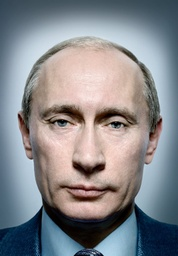
#> input picture src/putain.jpg, 178 x 256 px, shrunk from 833 x 1200 before the run
$ python main.py putain.jpg 5 5 1.0 test.jpg
#> lines starting #> are read from the running program, lines starting #| are printed output that depends on the picture
import sys
import os
import numpy as np
import re

from PIL import Image
from random import randint

max_tree_depth = 0
color_depth = 0
variance_max = 0
output = []
variance_file = ''

class QNode:
    def __init__(self, isLeaf, parent):
        self.parent = parent
        self.isLeaf = isLeaf
        self.NW = None
        self.NE = None
        self.SE = None
        self.SW = None
        self.lvl = None

def create_tree(arr, node, current_depth):

    # print(arr)
    global color_depth
    global max_tree_depth
    global output
    global variance_file
    height = arr.shape[0]
    width = arr.shape[1]
    if width > height:
        aux = height
        height = width
        width = aux

    if height > 1 and width > 1:

        half_height = int(height/2)
        half_width = int(width/2)
        arrNW = arr[0:half_width, 0:half_height]
        # print(arrNW)
        NW_avg_lvl = int(np.average(arrNW)*color_depth)
        NW_var = np.var(arrNW)

        arrSW = arr[half_width:width, 0:half_height]
        # print(arrSW)
        SW_avg_lvl = int(np.average(arrSW)*color_depth)
        SW_var = np.var(arrSW)

        arrSE = arr[half_width:width, half_height:height]
        # print(arrSE)
        SE_avg_lvl = int(np.average(arrSE) * color_depth)
        SE_var = np.var(arrSE)

        arrNE = arr[0:half_width, half_height:height]
        # print(arrNE)
        NE_avg_lvl = int(np.average(arrNE) * color_depth)
        NE_var = np.var(arrNE)
        variance_file.write(str(NW_var) + " - " + str(NE_var) + " - " + str(SE_var) + " - " + str(SW_var) + "\n")
        if current_depth < max_tree_depth:
            current_depth += 1

            if NW_var >= variance_max and current_depth < max_tree_depth:
                if arrNW.shape[0] > 1 and arrNW.shape[1] > 1:
                    node.NW = QNode(False, node)
                    output.append("NW [")
                    create_tree(arrNW, node.NW, current_depth)
                    output.append("]")
                else:
                    output.append("NW " + str(NW_avg_lvl))
            else:
                node.NW = QNode(True, node)
                output.append("NW " + str(NW_avg_lvl))
                node.NW.lvl = NW_avg_lvl

            if NE_var >= variance_max and current_depth < max_tree_depth:
                if arrNE.shape[0] > 1 and arrNE.shape[1] > 1:
                    node.NE = QNode(False, node)
                    output.append("NE [")
                    create_tree(arrNE, node.NE, current_depth)
                    output.append("]")
                else:
                    output.append("NE " + str(NE_avg_lvl))
            else:
                node.NE = QNode(True, node)
                output.append("NE " + str(NE_avg_lvl))
                node.NE.lvl = NE_avg_lvl

            if SE_var >= variance_max and current_depth < max_tree_depth:
                if arrSE.shape[0] > 1 and arrSE.shape[1] > 1:
                    node.SE = QNode(False, node)
                    output.append("SE [")
                    create_tree(arrSE, node.SE, current_depth)
                    output.append("]")
                else:
                    output.append("SE " + str(SE_avg_lvl))
            else:
                node.SE = QNode(True, node)
                output.append("SE " + str(SE_avg_lvl))
                node.SE.lvl = SE_avg_lvl

            if SW_var >= variance_max and current_depth < max_tree_depth:
                if arrSW.shape[0] > 1 and arrSW.shape[1] > 1:
                    node.SW = QNode(False, node)
                    output.append("SW [")
                    create_tree(arrSW, node.SW, current_depth)
                    output.append("]")
                else:
                    output.append("SW " + str(SW_avg_lvl))
            else:
                node.SW = QNode(True, node)
                output.append("SW " + str(SW_avg_lvl))
                node.SW.lvl = SW_avg_lvl

        else:
            node.isLeaf = True
            node.lvl = int(np.average(arr)*color_depth)
            output.append(str(node.lvl))

    else:
        node.isLeaf = True
        node.lvl = int(np.average(arr) * color_depth)
        output.append(str(node.lvl))

def rgb_to_cmyk(arr):
    r = arr[0]
    g = arr[1]
    b = arr[2]
    if (r == 0) and (g == 0) and (b == 0):
        return [0, 0, 0, 1]
    c = 1 - r / 255.
    m = 1 - g / 255.
    y = 1 - b / 255.

    min_cmy = min(c, m, y)
    c = (c - min_cmy) / (1 - min_cmy)
    m = (m - min_cmy) / (1 - min_cmy)
    y = (y - min_cmy) / (1 - min_cmy)
    k = min_cmy

    return [c, m, y, k]


def create_lists():
    out_lst = []
    aux = []
    global color_depth
    for i in range(1, color_depth):
        # print(i)
        del(aux[:])
        # print(aux)
        aux.append("Color Number: " + str(i))
        # print(aux)
        aux.append("----------")
        # print(len(output))
        for line in output:
            # print(line)
            if re.search("\[", re.escape(line)):
                s = line
                aux.append(s)
            elif re.search("\]", line):
                # [4 lines of commented-out code are left out]
                    aux.append(line)
                    # print(aux[-1], "Added")
            else:
                x = [int(s) for s in line.split() if s.isdigit()]
                x = x[0]
                if x >= i:
                    # print(x, "-", i)
                    s = line.replace(str(x), "")
                    aux.append(s)
        tabs = 0
        for j in range(0, len(aux)):
            if re.search("\[", re.escape(aux[j])):
                #print(tabs)
                aux[j] = build_tabs(tabs) + aux[j]
                tabs += 1
            elif re.search("\]", re.escape(aux[j])):
                tabs -= 1
                aux[j] = build_tabs(tabs) + aux[j]
            else:
                aux[j] = build_tabs(tabs) + aux[j]
        aux.append("----------")
        # [6 lines of commented-out code are left out]
        out_lst.append(aux.copy())

    # [9 lines of commented-out code are left out]
    return out_lst

def build_tabs(tabs):
    s = ""
    for i in range(0, tabs):
        s += "  "
    return s

def remove_empty(lst):
    for item in lst:
        # print(len(item))
        # print(item)
        index_lst = []
        changed = True
        while changed:
            index_lst = []
            changed = False
            for i in range(0, len(item)):
                # print(i)
                line = item[i]
                if re.search("\]", line):
                    before = item[i-1]
                    if re.search("\[", before):
                        # print("Removing: ", before, line)
                        index_lst.append(i-1)
                        index_lst.append(i)
                        changed = True
            # print("Indexes=" + str(len(index_lst)))
            # print(sorted(index_lst, reverse=True))

            for i in sorted(index_lst, reverse=True):
                stri = str(len(item)) + " "
                del item[i]
                # print(stri + str(len(item)))

    return lst


def main():
    if len(sys.argv) == 6:
        script_path = os.path.dirname(os.path.realpath(__file__))
        os.chdir(script_path)
        dirname = os.getcwd()
        dire = os.path.join(dirname, sys.argv[1])
        im = Image.open(dire)
#> im is the input picture: PIL image 178x256 RGB; mean R, G, B 133.9, 135.5, 139.8
        img_arr = np.array(im)
        global color_depth
        color_depth = int(sys.argv[2])
        global max_tree_depth
        max_tree_depth = int(sys.argv[3])
        global variance_max
        variance_max = float(sys.argv[4])
        global output
        global variance_file
        variance_file = open("variance.txt", "w")

        if sys.argv[5] in ["no", "n", "N", "0", "nope", "false", "False"]:
            img = img_arr[:, :, 0]
            img[0:img.shape[0], 0:img.shape[1]] = 255 - img[0:img.shape[0], 0:img.shape[1]]
            img = img/255
            root = QNode(False, None)
            output = []
            create_tree(img, root, 0)
            result = create_lists()
            result = remove_empty(result)
            file_name = os.path.splitext(sys.argv[1])[0] + ".txt"
            file = open(file_name, "w")
            file.write("-------------\nQuad for GRAYSCALE\n-------------\n")
            for item in result:
                for line in item:
                    file.write(line)
                    file.write("\n")
            file.close()

        else:
            img_cmyk = np.apply_along_axis(rgb_to_cmyk, 2, img_arr)
            img_c = img_cmyk[:, :, 0]
            img_m = img_cmyk[:, :, 1]
            img_y = img_cmyk[:, :, 2]
            img_k = img_cmyk[:, :, 3]

            output = []
            root_c = QNode(False, None)
            create_tree(img_c, root_c, 0)
#> in create_tree, `NW_avg_lvl = int(np.average(arrNW)*color_depth)`: NW_avg_lvl = 0
#> in create_tree, `NW_var = np.var(arrNW)`: NW_var = 0.0121
#> in create_tree, `arrSW = arr[half_width:width, 0:half_height]`:
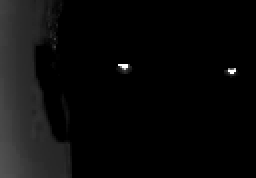
#> arrSW: shape (89, 128) float64 (shown 2 times larger); min 0, max 1, mean 0.0402
#> in create_tree, `SW_avg_lvl = int(np.average(arrSW)*color_depth)`: SW_avg_lvl = 0
#> in create_tree, `SW_var = np.var(arrSW)`: SW_var = 0.00748
#> in create_tree, `SE_avg_lvl = int(np.average(arrSE) * color_depth)`: SE_avg_lvl = 0
#> in create_tree, `SE_var = np.var(arrSE)`: SE_var = 0.0119
#> in create_tree, `NE_avg_lvl = int(np.average(arrNE) * color_depth)`: NE_avg_lvl = 1
#> in create_tree, `NE_var = np.var(arrNE)`: NE_var = 0.013
            result = create_lists()
            result = remove_empty(result)
            file_name = os.path.splitext(sys.argv[1])[0] + "_c.txt"
            file = open(file_name, "w")
            file.write("-------------\nQuad for color channel CYAN\n-------------\n")
            for item in result:
                for line in item:
                    file.write(line)
                    file.write("\n")
            file.close()

            output = []
            root_m = QNode(False, None)
            create_tree(img_m, root_m, 0)
#> call 2 of create_tree, with current_depth = 0
#> in create_tree (call 2), `arrNW = arr[0:half_width, 0:half_height]`:
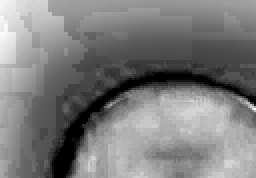
#> arrNW: shape (89, 128) float64 (shown 2 times larger); min 0, max 0.179, mean 0.0877; drawn with min black and max white
#> in create_tree (call 2), `NW_var = np.var(arrNW)`: NW_var = 0.00144
#> in create_tree (call 2), `SW_var = np.var(arrSW)`: SW_var = 0.0157
#> in create_tree (call 2), `SE_var = np.var(arrSE)`: SE_var = 0.00578
#> in create_tree (call 2), `NE_avg_lvl = int(np.average(arrNE) * color_depth)`: NE_avg_lvl = 0
#> in create_tree (call 2), `NE_var = np.var(arrNE)`: NE_var = 0.00142
            result = create_lists()
            result = remove_empty(result)
            file_name = os.path.splitext(sys.argv[1])[0] + "_m.txt"
            file = open(file_name, "w")
            file.write("-------------\nQuad for color channel MAGENTA\n-------------\n")
            for item in result:
                for line in item:
                    file.write(line)
                    file.write("\n")
            file.close()

            output = []
            root_y = QNode(False, None)
            create_tree(img_y, root_y, 0)
#> call 3 of create_tree, with current_depth = 0
#> in create_tree (call 3), `arrNW = arr[0:half_width, 0:half_height]`:
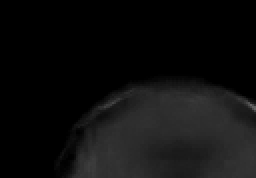
#> arrNW: shape (89, 128) float64 (shown 2 times larger); min 0, max 0.4, mean 0.0555
#> in create_tree (call 3), `NW_var = np.var(arrNW)`: NW_var = 0.00599
#> in create_tree (call 3), `arrSW = arr[half_width:width, 0:half_height]`:
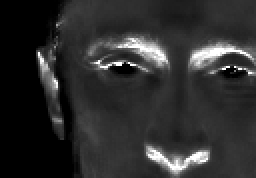
#> arrSW: shape (89, 128) float64 (shown 2 times larger); min 0, max 1, mean 0.18
#> in create_tree (call 3), `SW_var = np.var(arrSW)`: SW_var = 0.0322
#> in create_tree (call 3), `SE_var = np.var(arrSE)`: SE_var = 0.0154
#> in create_tree (call 3), `NE_var = np.var(arrNE)`: NE_var = 0.00308
            result = create_lists()
            result = remove_empty(result)
            file_name = os.path.splitext(sys.argv[1])[0] + "_y.txt"
            file = open(file_name, "w")
            file.write("-------------\nQuad for color channel YELLOW\n-------------\n")
            for item in result:
                for line in item:
                    file.write(line)
                    file.write("\n")
            file.close()

            output = []
            root_k = QNode(False, None)
            create_tree(img_k, root_k, 0)
#> call 4 of create_tree, with current_depth = 0
#> in create_tree (call 4), `arrNW = arr[0:half_width, 0:half_height]`:
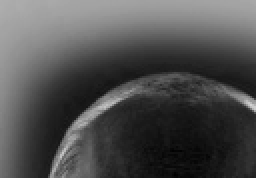
#> arrNW: shape (89, 128) float64 (shown 2 times larger); min 0.00784, max 0.824, mean 0.31
#> in create_tree (call 4), `NW_avg_lvl = int(np.average(arrNW)*color_depth)`: NW_avg_lvl = 1
#> in create_tree (call 4), `NW_var = np.var(arrNW)`: NW_var = 0.0375
#> in create_tree (call 4), `arrSW = arr[half_width:width, 0:half_height]`:
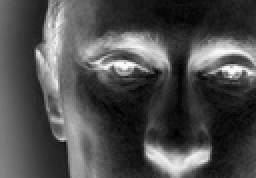
#> arrSW: shape (89, 128) float64 (shown 2 times larger); min 0, max 0.996, mean 0.302
#> in create_tree (call 4), `SW_avg_lvl = int(np.average(arrSW)*color_depth)`: SW_avg_lvl = 1
#> in create_tree (call 4), `SW_var = np.var(arrSW)`: SW_var = 0.0505
#> in create_tree (call 4), `SE_avg_lvl = int(np.average(arrSE) * color_depth)`: SE_avg_lvl = 1
#> in create_tree (call 4), `SE_var = np.var(arrSE)`: SE_var = 0.0248
#> in create_tree (call 4), `arrNE = arr[0:half_width, half_height:height]`:
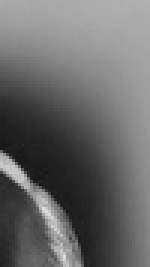
#> arrNE: shape (89, 50) float64 (shown 3 times larger); min 0.0902, max 0.878, mean 0.412
#> in create_tree (call 4), `NE_avg_lvl = int(np.average(arrNE) * color_depth)`: NE_avg_lvl = 2
#> in create_tree (call 4), `NE_var = np.var(arrNE)`: NE_var = 0.0359
            result = create_lists()
            result = remove_empty(result)
            file_name = os.path.splitext(sys.argv[1])[0] + "_k.txt"
            file = open(file_name, "w")
            file.write("-------------\nQuad for color channel KEY/BLACK\n-------------\n")
            for item in result:
                for line in item:
                    file.write(line)
                    file.write("\n")
            file.close()
        variance_file.close()


    else:
        print("Argument list incorrect. Please try again")
        sys.exit(0)

if __name__ == '__main__':
    main()
